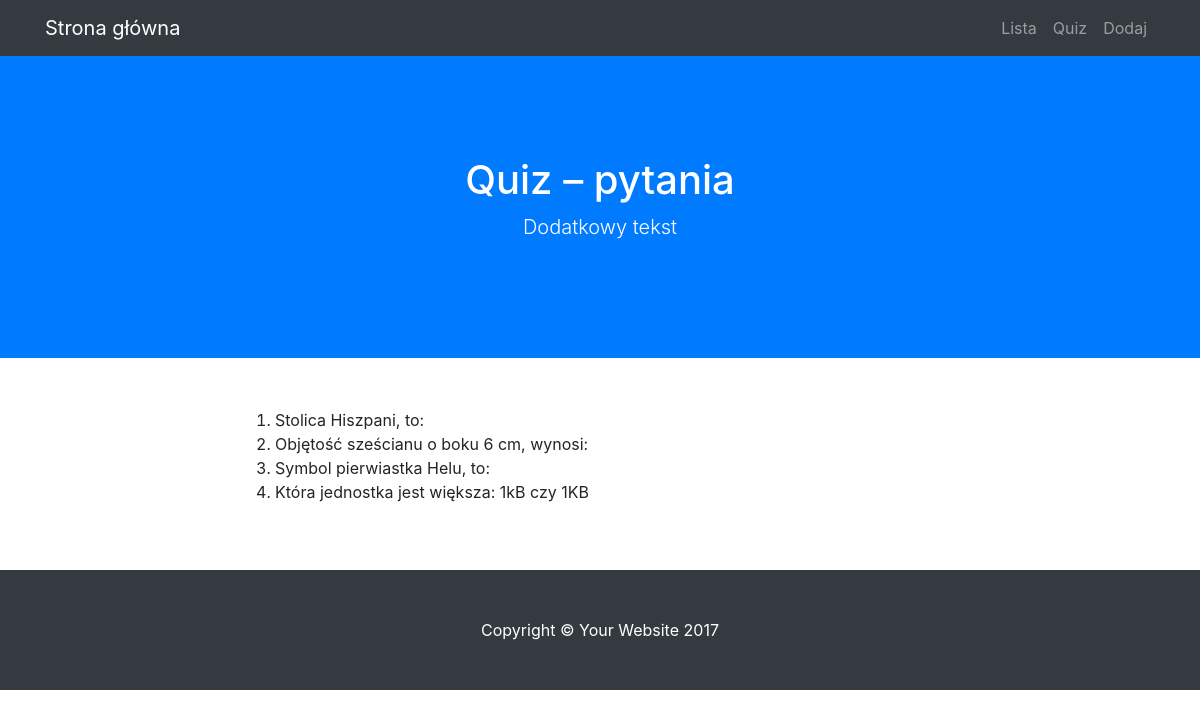
The app's page /lista, older data.
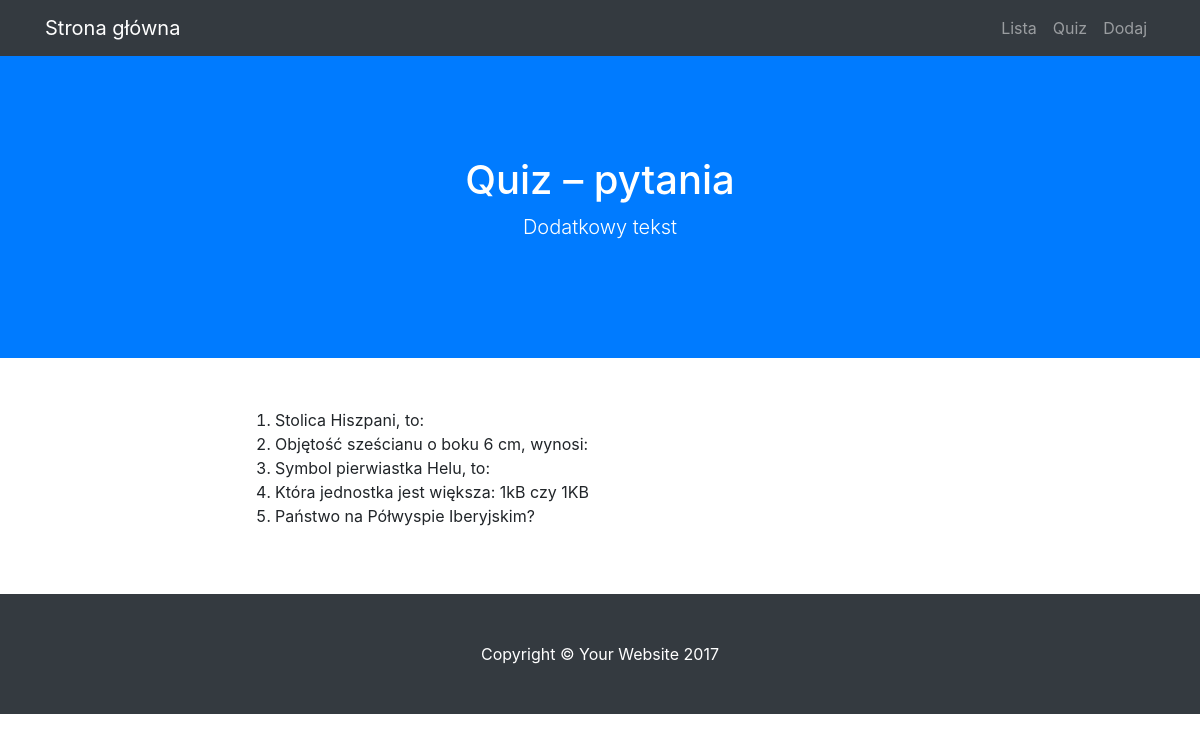
The same page, newer data.
### modele.py (models this page shows)
class BazaModel(Model):
    class Meta:
        database = baza

class Pytanie(BazaModel):
    pytanie = CharField(null=False)
    kategoria = ForeignKeyField(Kategoria, related_name='pytania')

### views.py (the view)
@app.route("/lista")
def lista():
    pytania = Pytanie.select()
    return render_template('lista.html', pytania=pytania)

### app.py (called while the page is built)
@app.before_request
def before_request():
    g.db = baza
    g.db.connect()

@app.after_request
def after_request(response):
    g.db.close()
    return response

### templates/lista.html (shortened to what this page needs)
{% extends "szablon.html" %}
{% block h1 %}Quiz – pytania{% endblock %}
{% block tresc %}
    <ol>
    {% for p in pytania %}
        <li>
            {{ p.pytanie }}
        </li>
    {% endfor %}
    </ol>
{% endblock %}

Row changes from the older to the newer data that the page shows:
added Pytanie: pytanie "Państwo na Półwyspie Iberyjskim?"
